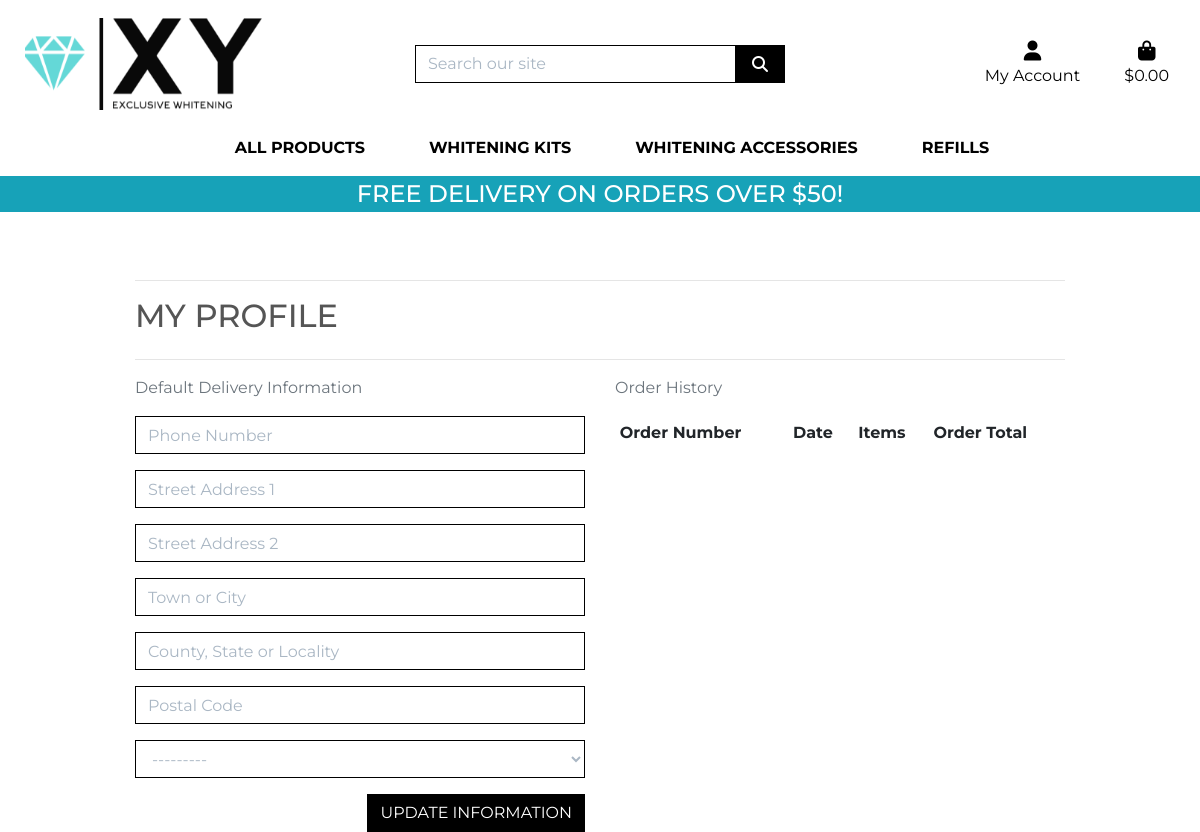
/profile/ (signed in), run on an earlier commit of the app's database.
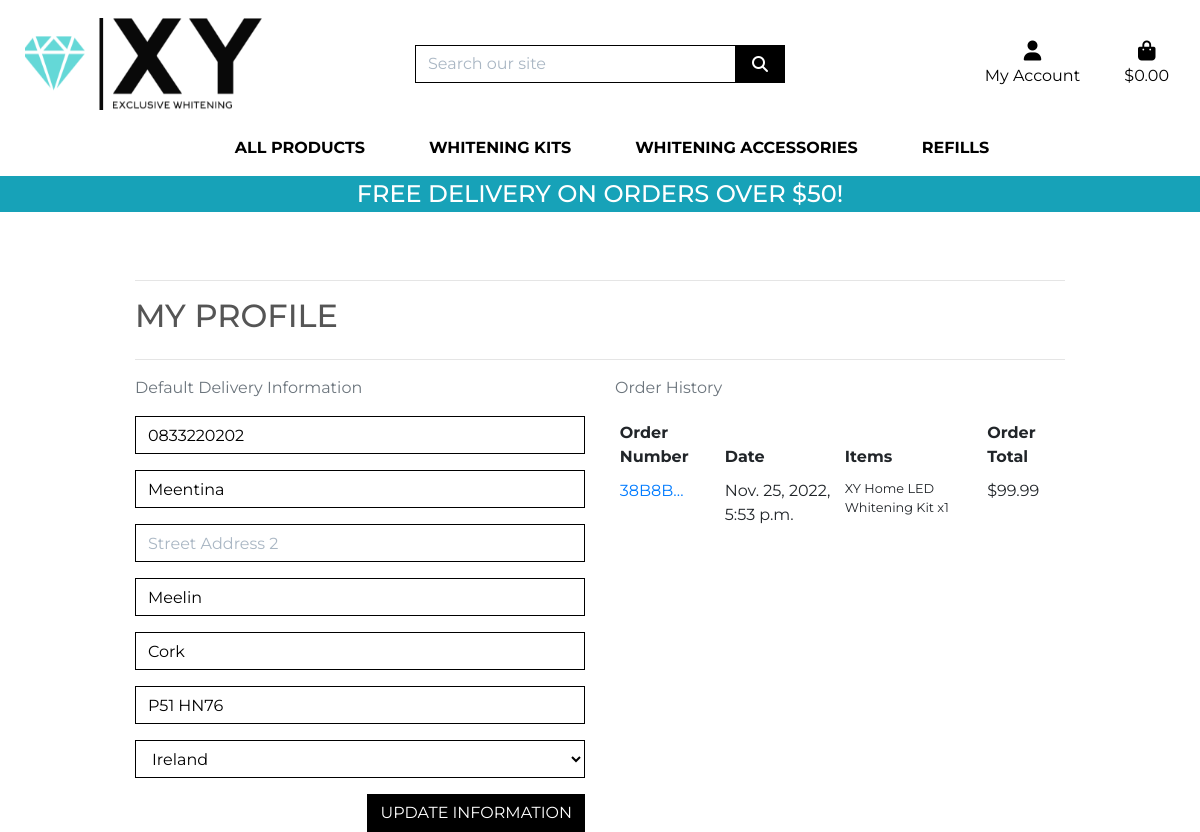
And on a later commit of the database.
### profiles/models.py (models this page shows, shortened)
class UserProfile(models.Model):
    user = models.OneToOneField(User, on_delete=models.CASCADE)
    default_phone_number = models.CharField(max_length=20, null=True, blank=True)
    default_street_address1 = models.CharField(max_length=80, null=True, blank=True)
    default_street_address2 = models.CharField(max_length=80, null=True, blank=True)
    default_town_or_city = models.CharField(max_length=40, null=True, blank=True)
    default_county = models.CharField(max_length=80, null=True, blank=True)
    default_postcode = models.CharField(max_length=20, null=True, blank=True)
    default_country = CountryField(blank_label='Country', null=True, blank=True)

### checkout/models.py (models this page shows, shortened)
class Order(models.Model):
    order_number = models.CharField(max_length=32, null=False, editable=False)
    user_profile = models.ForeignKey(UserProfile, on_delete=models.SET_NULL,
                                     null=True, blank=True, related_name='orders')
    full_name = models.CharField(max_length=50, null=False, blank=False)
    email = models.EmailField(max_length=254, null=False, blank=False)
    phone_number = models.CharField(max_length=20, null=False, blank=False)
    country = CountryField(blank_label='Country *', null=False, blank=False)
    postcode = models.CharField(max_length=20, null=True, blank=True)
    town_or_city = models.CharField(max_length=40, null=False, blank=False)
    street_address1 = models.CharField(max_length=80, null=False, blank=False)
    street_address2 = models.CharField(max_length=80, null=True, blank=True)
    county = models.CharField(max_length=80, null=True, blank=True)
    date = models.DateTimeField(auto_now_add=True)
    delivery_cost = models.DecimalField(max_digits=6, decimal_places=2, null=False, default=0)
    order_total = models.DecimalField(max_digits=10, decimal_places=2, null=False, default=0)
    grand_total = models.DecimalField(max_digits=10, decimal_places=2, null=False, default=0)
    original_bag = models.TextField(null=False, blank=False, default='')
    stripe_pid = models.CharField(max_length=254, null=False, blank=False, default='')

class OrderLineItem(models.Model):
    order = models.ForeignKey(Order, null=False, blank=False, on_delete=models.CASCADE, related_name='lineitems')
    product = models.ForeignKey(Product, null=False, blank=False, on_delete=models.CASCADE)
    product_size = models.CharField(max_length=2, null=True, blank=True) # XS, S, M, L, XL
    quantity = models.IntegerField(null=False, blank=False, default=0)
    lineitem_total = models.DecimalField(max_digits=6, decimal_places=2, null=False, blank=False, editable=False)

### products/models.py (models this page shows, shortened)
class Product(models.Model):
    category = models.ForeignKey('Category', null=True, blank=True, on_delete=models.SET_NULL)
    sku = models.CharField(max_length=254, null=True, blank=True)
    name = models.CharField(max_length=254)
    description = models.TextField()
    price = models.DecimalField(max_digits=6, decimal_places=2)
    rating = models.DecimalField(max_digits=6, decimal_places=2, null=True, blank=True)
    image_url = models.URLField(max_length=1024, null=True, blank=True)
    image = models.ImageField(null=True, blank=True)

### profiles/views.py (the view)
# urls.py: path('profile/', include('profiles.urls')),
def profile(request):
    profile = get_object_or_404(UserProfile, user=request.user)
    if request.method == 'POST':
        form = UserProfileForm(request.POST, instance=profile)
        if form.is_valid():
            form.save()
            messages.success(request, 'Profile updated successfully')
        else:
            messages.error(request, 'Update failed. Please ensure the form is valid.')
    else:
        form = UserProfileForm(instance=profile)
    orders = profile.orders.all()
    template = 'profiles/profile.html'
    context = {
        'form': form,
        'orders': orders,
        'on_profile_page': True
    }
    return render(request, template, context)

### profiles/forms.py
class UserProfileForm(forms.ModelForm):
    class Meta:
        model = UserProfile
        exclude = ('user',)
    def __init__(self, *args, **kwargs):
        super().__init__(*args, **kwargs)
        placeholders = {
            'default_phone_number': 'Phone Number',
            'default_postcode': 'Postal Code',
            'default_town_or_city': 'Town or City',
            'default_street_address1': 'Street Address 1',
            'default_street_address2': 'Street Address 2',
            'default_county': 'County, State or Locality',
        }
        self.fields['default_phone_number'].widget.attrs['autofocus'] = True
        for field in self.fields:
            if field != 'default_country':
                if self.fields[field].required:
                    placeholder = f'{placeholders[field]} *'
                else:
                    placeholder = placeholders[field]
                self.fields[field].widget.attrs['placeholder'] = placeholder
            self.fields[field].widget.attrs['class'] = 'border-black rounded-0 profile-form-input'
            self.fields[field].label = False

### bag/contexts.py (called while the page is built, shortened)
def bag_contents(request):
    bag_items = []
    total = 0
    product_count = 0
    bag = request.session.get('bag', {})
    if total < settings.FREE_DELIVERY_THRESHOLD:
        delivery = total * Decimal(settings.STANDARD_DELIVERY_PERCENTAGE / 100)
        free_delivery_delta = settings.FREE_DELIVERY_THRESHOLD - total
    else:
        delivery = 0
        free_delivery_delta = 0
    grand_total = delivery + total
    context = {
        'bag_items': bag_items,
        'total': total,
        'product_count': product_count,
        'delivery': delivery,
        'free_delivery_delta': free_delivery_delta,
        'free_delivery_threshold': settings.FREE_DELIVERY_THRESHOLD,
        'grand_total': grand_total,
    }
    return context

### profiles/templates/profiles/profile.html (shortened to what this page needs)
{% extends "base.html" %}
{% load static %}
{% block extra_css %}
<link rel="stylesheet" href="{% static 'profiles/css/profile.css' %}">
{% endblock %}
{% block page_header %}
<div class="container header-container">
</div>
{% endblock %}
{% block content %}
<div class="overlay"></div>
<div class="container">
    <div class="row">
        <div class="col">
            <hr>
            <h2 class="logo-font mb-4">My Profile</h2>
            <hr>
        </div>
    </div>
    <div class="row">
        <div class="col-12 col-lg-6">
            <p class="text-muted">Default Delivery Information</p>
            <form class="mt-3" action="{% url 'profile' %}" method="POST" id="profile-update-form">
                {{ form|crispy }}
                <button class="btn btn-black rounded-0 text-uppercase float-right">Update Information</button>
            </form>
        </div>
        <div class="col-12 col-lg-6">
            <p class="text-muted">Order History</p>
            <div class="order-history table-responsive">
                <table class="table table-sm table-borderless">
                    <thead>
                        <tr>
                            <th>Order Number</th>
                            <th>Date</th>
                            <th>Items</th>
                            <th>Order Total</th>
                        </tr>
                    </thead>
                    <tbody>
                        {% for order in orders %}
                        <tr>
                            <td>
                                <a href="{% url 'order_history' order.order_number %}" title="{{ order.order_number }}">
                                    {{ order.order_number|truncatechars:6 }}
                                </a>
                            </td>
                            <td>{{ order.date }}</td>
                            <td>
                                <ul class="list-unstyled">
                                    {% for item in order.lineitems.all %}
                                    <li class="small">
                                        {{ item.product.name }} x{{ item.quantity }}
                                    </li>
                                    {% endfor %}
                                </ul>
                            </td>
                            <td>${{ order.grand_total }}</td>
                        </tr>
                        {% endfor %}
                    </tbody>
                </table>
            </div>
        </div>
    </div>
    {% endblock %}

### templates/base.html (shortened to what this page needs)
{% load static %}
<!doctype html>
<html lang="en">
<head>
    {% block corecss %}
    <link rel="stylesheet" href="https://stackpath.bootstrapcdn.com/bootstrap/4.4.1/css/bootstrap.min.css"
>
    <link rel="stylesheet" href="{% static 'css/base.css' %}">
    {% endblock %}
    {% block extra_css %}
    {% endblock %}
</head>
<body>
    <body>
        <header class="container-fluid fixed-top">
            <div id="topnav" class="row bg-white pt-lg-2 d-none d-lg-flex">
                <div class="col-12 col-lg-4 my-auto py-1 py-lg-0 text-center text-lg-left">
                    <a href="{% url 'home' %}">
                        <img id="nav-logo" src="/media/xylogo.png" alt="The Exclusive Whitening company logo">
                    </a>
                </div>
                <div class="col-12 col-lg-4 my-auto py-1 py-lg-0">
                    <form method="GET" action="{% url 'products' %}">
                        <div class="input-group w-100">
                            <input class="form-control border border-black rounded-0" type="text" name="q"
                                placeholder="Search our site">
                            <div class="input-group-append">
                                <button class="form-control btn btn-black border border-black rounded-0" type="submit">
                                    <span class="icon">
                                        <i class="fas fa-search"></i>
                                    </span>
                                </button>
                            </div>
                        </div>
                    </form>
                </div>
                <div class="col-12 col-lg-4 my-auto py-1 py-lg-0">
                    <ul class="list-inline list-unstyled text-center text-lg-right my-0">
                        <li class="list-inline-item dropdown">
                            <a class="text-black nav-link" href="#" id="user-options" data-toggle="dropdown"
                                aria-haspopup="true" aria-expanded="false">
                                <div class="text-center">
                                    <div><i class="fas fa-user fa-lg"></i></div>
                                    <p class="my-0">My Account</p>
                                </div>
                            </a>
                        </li>
                        <li class="list-inline-item">
                            <a class="{% if grand_total %}text-info font-weight-bold{% else %}text-black{% endif %} nav-link"
                                href="{% url 'view_bag' %}">
                                <div class="text-center">
                                    <div><i class="fas fa-shopping-bag fa-lg"></i></div>
                                    <p class="my-0">
                                        {% if grand_total %}
                                        ${{ grand_total|floatformat:2 }}
                                        {% else %}
                                        $0.00
                                        {% endif %}
                                    </p>
                                </div>
                            </a>
                        </li>
                    </ul>
                </div>
            </div>
            <div class="row bg-white">
                <nav class="navbar navbar-expand-lg navbar-light w-100">
                    {% include 'includes/main-nav.html' %}
                </nav>
            </div>
            <div id="delivery-banner" class="row text-center">
                <div class="col pink-background text-white">
                    <h4 class="logo-font my-1">Free delivery on orders over ${{ free_delivery_threshold }}!</h4>
                </div>
            </div>
        </header>
        {% block page_header %}
        {% endblock %}
        <div class="margin-fix">
            {% block content %}
            {% endblock %}
        </div>
    </body>
</body>
</html>

### templates/includes/main-nav.html (shortened to what this page needs)
<div class="collapse navbar-collapse" id="main-nav">
    <ul class="navbar-nav w-auto mx-auto">
        <li class="nav-item dropdown">
            <a class="logo-font font-weight-bold nav-link text-black mr-5" href="#" id="all-products-link"
                data-toggle="dropdown" aria-haspopup="true" aria-expanded="false">
                All Products
            </a>
        </li>
        <li class="nav-item dropdown">
            <a class="logo-font font-weight-bold nav-link text-black mr-5" href="#" id="whitening_kits-link"
                data-toggle="dropdown" aria-haspopup="true" aria-expanded="false">
                Whitening Kits
            </a>
        </li>
        <li class="nav-item dropdown">
            <a class="logo-font font-weight-bold nav-link text-black mr-5" href="#" id="whitening_accessories-link"
                data-toggle="dropdown" aria-haspopup="true" aria-expanded="false">
                Whitening Accessories
            </a>
        </li>
        <li class="nav-item dropdown">
            <a class="logo-font font-weight-bold nav-link text-black" href="#" id="refills-link" data-toggle="dropdown"
                aria-haspopup="true" aria-expanded="false">
                Refills
            </a>
        </li>
    </ul>
</div>

### static/css/base.css (style rules this page uses)
html { height: 100%; }
body { background: url('/media/hero-image.jpg') no-repeat center center fixed; background-size: cover; height: calc(100vh - 164px); color: #555; font-family: 'Montserrat', sans-serif; }
.icon { align-items: center; display: inline-flex; justify-content: center; height: 1.5rem; width: 1.5rem; }
.logo-font { text-transform: uppercase; }
.btn-black { background: black; color: white; }
.text-black { color: #000 !important; }
.border-black { border: 1px solid black !important; }
.overlay { height: 100%; width: 100%; top: 0; left: 0; position: fixed; background: white; z-index: -1; }
input[name='q']::placeholder { color: #aab7c4; }
@media (min-width: 1200px) { .container { max-width: 80%; } }
@media (min-width: 992px) { .header-container { padding-top: 164px; } }
#nav-logo { width: 70%; padding: 10px; }
.pink-background { background-color: #17a2b8; }
.margin-fix { margin-top: 100px; }

### profiles/static/profiles/css/profile.css (style rules this page uses)
#profile-update-form .form-control { color: #000; }
#profile-update-form input::placeholder { color: #aab7c4; }
#id_default_country, #id_default_country option:not(:first-child) { color: #000; }

What changed in the data, as far as the page shows it:
changed UserProfile: default_phone_number (not shown) → "0833220202"; default_street_address1 (not shown) → "Meentina"; default_town_or_city (not shown) → "Meelin"; default_county (not shown) → "Cork"; default_postcode (not shown) → "P51 HN76"; default_country "---------" → "Ireland"
added Order: order_number "38B8B…", date "Nov. 25, 2022, 5:53 p.m.", grand_total "99.99"
added OrderLineItem: product.name "XY Home LED Whitening Kit", quantity "1"
